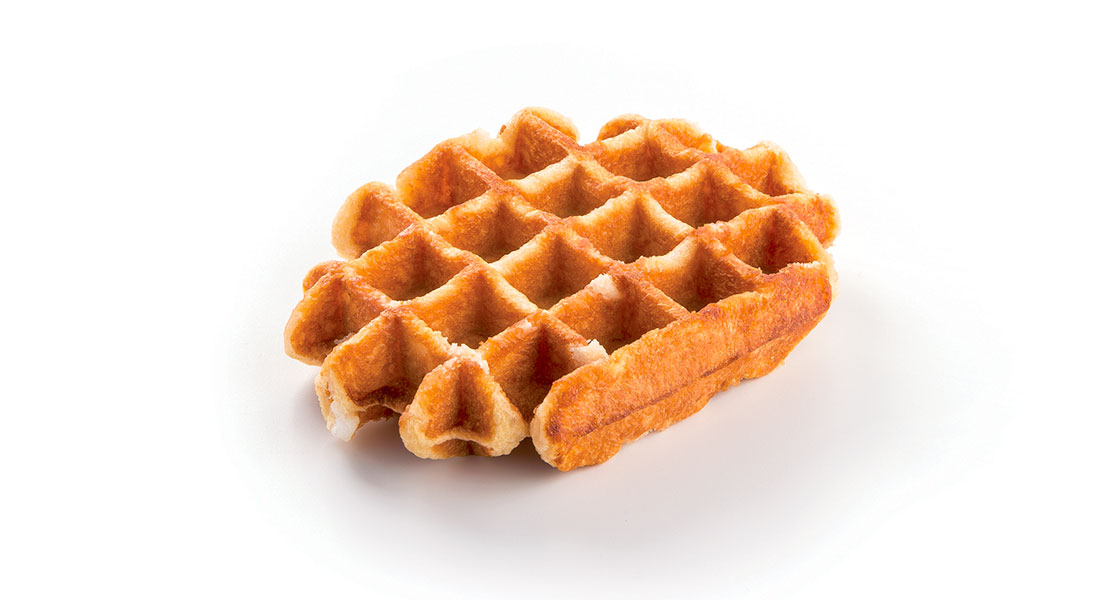
#> input picture Part 1 Introduction to computer vision projects/1-3 Features and segmentattion/images/waffle.jpg, 1110 x 600 px
$ jupyter execute '1. cornerdetection.ipynb'   (shell and % lines are left out)
#> lines starting #> are read from the running program, lines starting #| are printed output that depends on the picture
[cell 1]
import numpy as np
import cv2
import matplotlib.pyplot as plt

[cell 2]
#Read in the image
image = cv2.imread('images/waffle.jpg')
#> image is the input picture: shape (600, 1110, 3); mean B, G, R 206.5, 221.1, 241.6
#Make a copy of the image
image_copy = np.copy(image)
#Change the color to RGB
image_copy = cv2.cvtColor(image_copy,cv2.COLOR_BGR2RGB)
#Display the image
plt.imshow(image_copy)

[cell 3]
#Convert the image to grayscale
gray = cv2.cvtColor(image_copy,cv2.COLOR_RGB2GRAY)
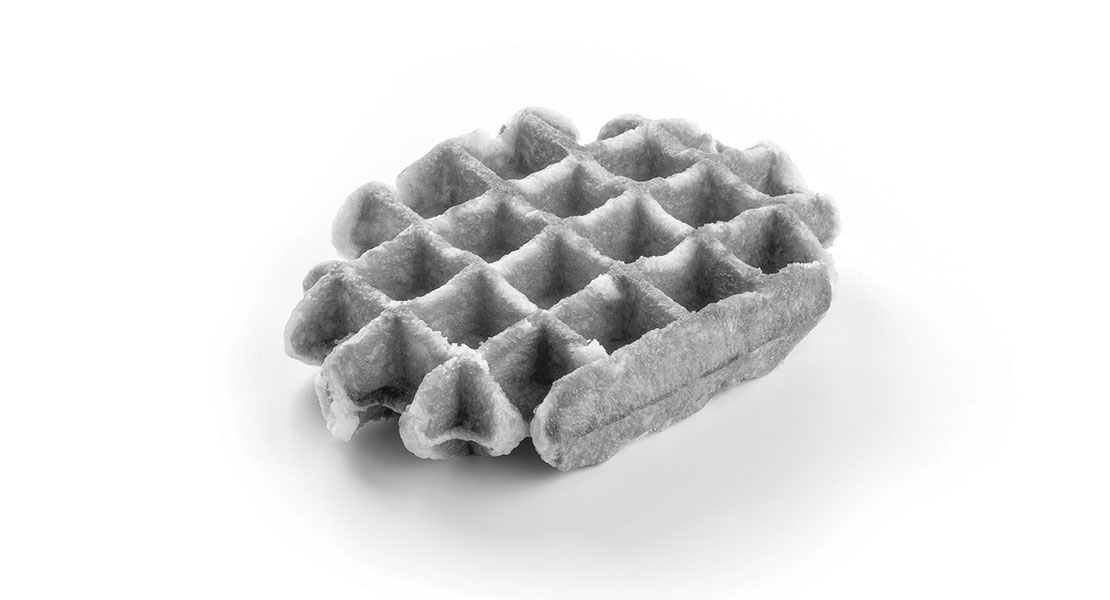
#> gray: shape (600, 1110); min 15, max 255, mean 225.6
gray = np.float32(gray)
#Display the grayscale image
plt.imshow(gray,cmap='gray')

[cell 4]
#Detect cornerharris detector
dst = cv2.cornerHarris(gray,2,3,0.04)
plt.imshow(dst,cmap='gray')

[cell 5]
#Dilate corner image to enhance corner points
dst = cv2.dilate(dst,None)
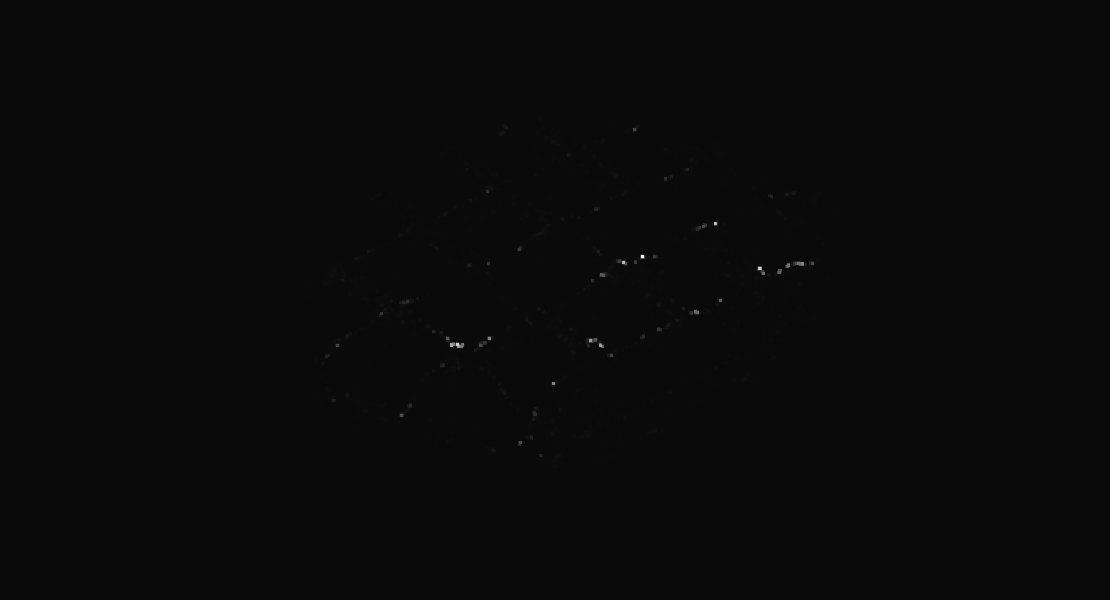
#> dst: shape (600, 1110) float32; min -1928906.2, max 45237864, mean 29421.1; drawn with min black and max white
plt.imshow(dst,cmap='gray')

[cell 6]
#Define threshold for extracting strong corner points
thresh = 0.01 * dst.max()
#> thresh = 452378.6

[cell 7]
#Create an image copy to draw corners on
corner_image = np.copy(image_copy)

[cell 8]
#Iterate through all corners and draw them on the image
for j in range(0,dst.shape[0]):
    for i in range(0,dst.shape[1]):
        if(dst[j,i] > thresh):
            #image,center point,radius,color,thickness
            cv2.circle(corner_image,(i,j),1,(0,255,0),1)
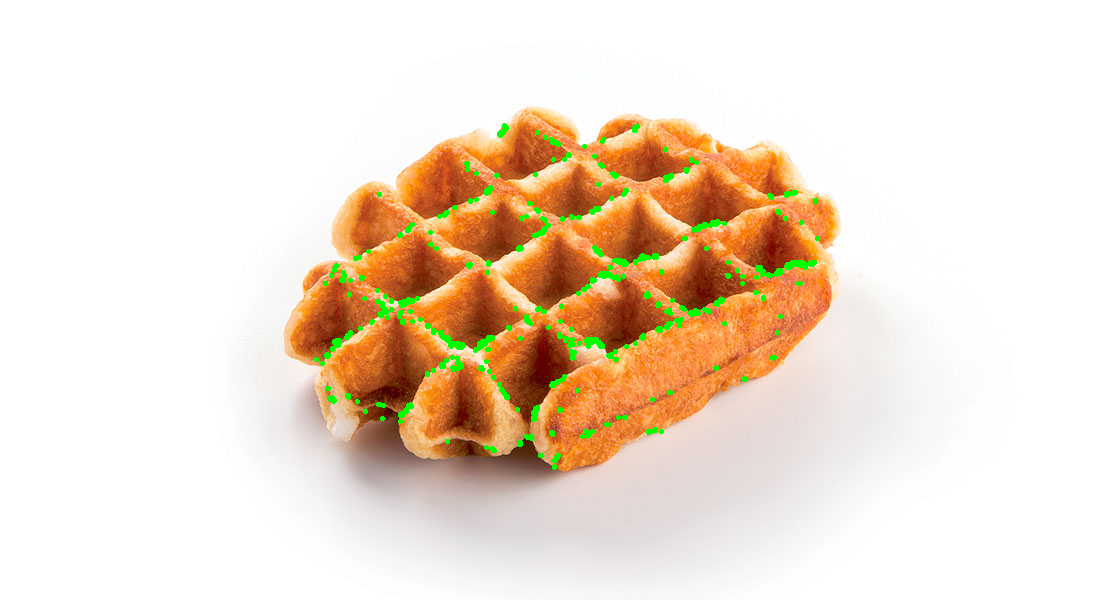
#> corner_image: shape (600, 1110, 3); mean R, G, B 238.8, 222.5, 205.4
plt.imshow(corner_image)
